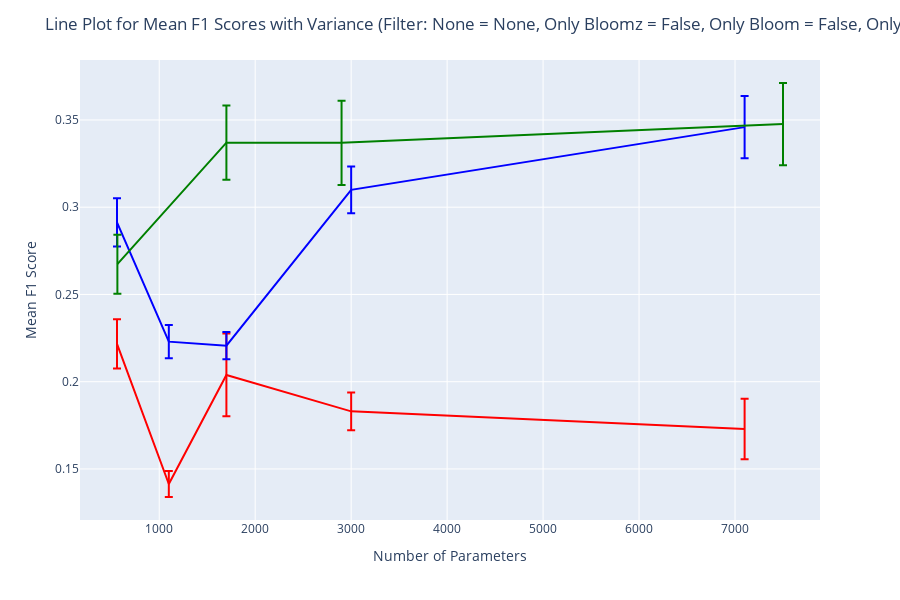

Notebook cell for this chart:
### Code cell
import plotly.express as px

only_bloomz = False
only_bloom = False
only_xglm = False

filter_column = None
value = None

if filter_column is None:
    genetate_line(melted_df, filter_column, value, only_bloom, only_bloomz, only_xglm)
elif value != None:
    genetate_line(melted_df, filter_column, value, only_bloom, only_bloomz, only_xglm)
else:
    for value in df[filter_column].unique():
        genetate_line(melted_df, filter_column, value, only_bloom, only_bloomz, only_xglm)

### Figure 1 — Plotly figure (JSON) as saved in the notebook; plotly's stock layout.template omitted (floating-point values rounded to 4 significant figures)
{"data": [{"hovertemplate": "<extra></extra>", "legendgroup": "", "line": {"color": "#636efa", "dash": "solid"}, "marker": {"symbol": "circle"}, "mode": "lines", "name": "", "orientation": "v", "showlegend": false, "xaxis": "x", "yaxis": "y", "type": "scatter"}, {"error_y": {"array": [0.01412, 0.007439, 0.02369, 0.01079, 0.01735]}, "hovertemplate": "<b>%{hovertext}</b><br><br>Num_Params=%{x}<br>F1 Score=%{y}<extra></extra>", "hovertext": ["Bloom", "Bloom", "Bloom", "Bloom", "Bloom"], "legendgroup": "", "line": {"color": "red", "dash": "solid"}, "marker": {"symbol": "circle"}, "mode": "lines", "name": "", "orientation": "v", "showlegend": false, "x": [560, 1100, 1700, 3000, 7100], "xaxis": "x", "y": [0.2217, 0.1414, 0.2039, 0.183, 0.1729], "yaxis": "y", "type": "scatter"}, {"error_y": {"array": [0.01385, 0.009513, 0.007765, 0.01343, 0.01778]}, "hovertemplate": "<b>%{hovertext}</b><br><br>Num_Params=%{x}<br>F1 Score=%{y}<extra></extra>", "hovertext": ["Bloomz", "Bloomz", "Bloomz", "Bloomz", "Bloomz"], "legendgroup": "", "line": {"color": "blue", "dash": "solid"}, "marker": {"symbol": "circle"}, "mode": "lines", "name": "", "orientation": "v", "showlegend": false, "x": [560, 1100, 1700, 3000, 7100], "xaxis": "x", "y": [0.2913, 0.223, 0.2207, 0.3099, 0.3459], "yaxis": "y", "type": "scatter"}, {"error_y": {"array": [0.01692, 0.0213, 0.02411, 0.02356]}, "hovertemplate": "<b>%{hovertext}</b><br><br>Num_Params=%{x}<br>F1 Score=%{y}<extra></extra>", "hovertext": ["XGLM", "XGLM", "XGLM", "XGLM"], "legendgroup": "", "line": {"color": "green", "dash": "solid"}, "marker": {"symbol": "circle"}, "mode": "lines", "name": "", "orientation": "v", "showlegend": false, "x": [564, 1700, 2900, 7500], "xaxis": "x", "y": [0.2673, 0.337, 0.3369, 0.3476], "yaxis": "y", "type": "scatter"}], "layout": {"xaxis": {"anchor": "y", "domain": [0.0, 1.0], "title": {"text": "Number of Parameters"}}, "yaxis": {"anchor": "x", "domain": [0.0, 1.0], "title": {"text": "Mean F1 Score"}}, "legend": {"tracegroupgap": 0}, "margin": {"t": 60}, "title": {"text": "Line Plot for Mean F1 Scores with Variance (Filter: None = None, Only Bloomz = False, Only Bloom = False, Only XGLM = False)"}, "showlegend": true, "height": 600}}
